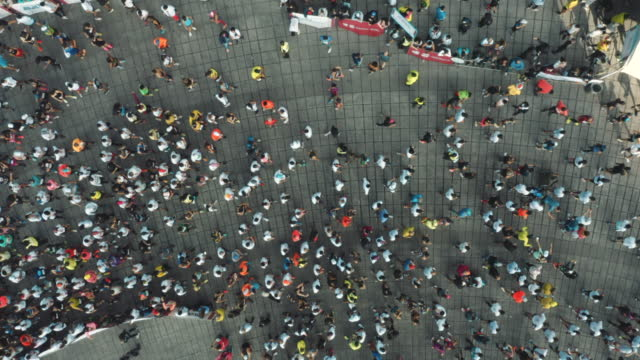
#> input picture img/crowd.jpg, 640 x 360 px
$ python Crowdmanage.py
#> lines starting #> are read from the running program, lines starting #| are printed output that depends on the picture; after the words box and inside, x2 and y2 are one past the last pixel; in counts of white or black regions, pixels touching at a corner belong together
import cv2
import numpy as np
from sklearn.cluster import KMeans
from sklearn.neighbors import KernelDensity

def km_seg(img, n_clusters=2):
    flattened_image = img.reshape((-1, 3))
    kmeans = KMeans(n_clusters=n_clusters)
    kmeans.fit(flattened_image)
    segmented_image = kmeans.cluster_centers_[kmeans.labels_]
    segmented_image = segmented_image.reshape(img.shape).astype(np.uint8)
    return segmented_image

def kde_den_pred(img):
    gray_image = cv2.cvtColor(img, cv2.COLOR_BGR2GRAY)
    kernel_size = 15
    density_map = cv2.GaussianBlur(gray_image, (kernel_size, kernel_size), 0)
    return density_map

def color_code_den(img, density_map, thresholds=(50, 100)):
    dense_mask = density_map > thresholds[1]
    medium_dense_mask = (density_map <= thresholds[1]) & (density_map > thresholds[0])
    low_dense_mask = density_map <= thresholds[0]


    dense_color = np.array([0, 200, 0])
    medium_dense_color = np.array([0, 165, 255])
    low_dense_color = np.array([0, 0, 200])

    color_coded_image = np.zeros_like(img)
    color_coded_image[dense_mask] = dense_color
    color_coded_image[medium_dense_mask] = medium_dense_color
    color_coded_image[low_dense_mask] = low_dense_color

    return color_coded_image

def main(image_path):
#> called with image_path = 'img/crowd.jpg'
    img = cv2.imread(image_path)
#> img is the input picture: shape (360, 640, 3); mean B, G, R 89.4, 93.6, 89.2

    seg_image = km_seg(img)
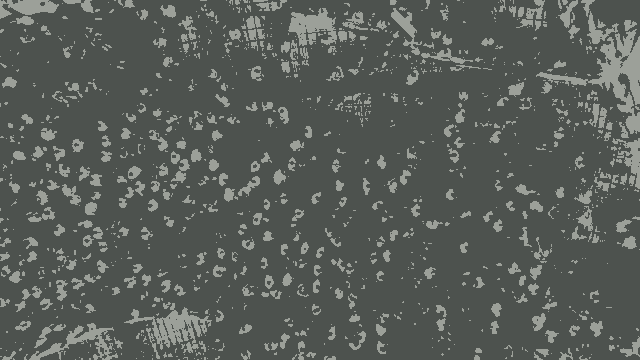
#> seg_image: shape (360, 640, 3); mean B, G, R 89, 93.4, 88.5

    den_map = kde_den_pred(img)
#> in kde_den_pred, `gray_image = cv2.cvtColor(img, cv2.COLOR_BGR2GRAY)`:
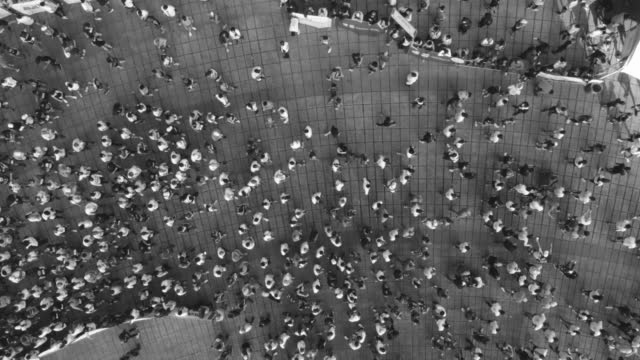
#> gray_image: shape (360, 640); min 15, max 255, mean 91.8
#> in kde_den_pred, `density_map = cv2.GaussianBlur(gray_image, (kernel_size, kernel_size),..`:
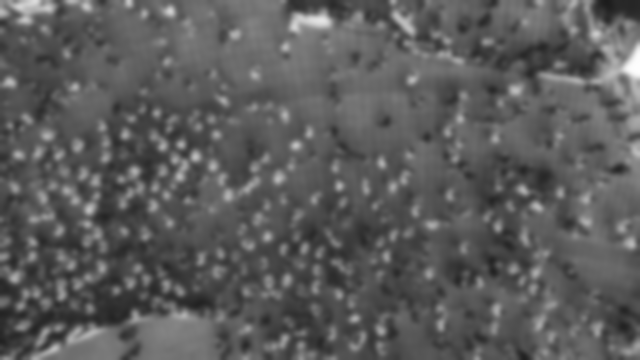
#> density_map: shape (360, 640); min 28, max 253, mean 91.8

    color_coded_img = color_code_den(img, den_map)
#> in color_code_den, `dense_mask = density_map > thresholds[1]`:
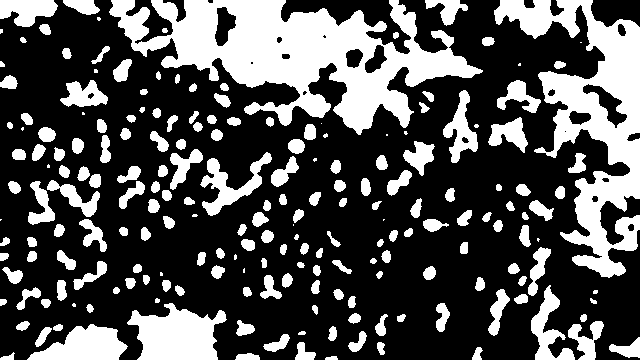
#> dense_mask: shape (360, 640) bool; 31.7% white; 204 white regions (24 under 20 px), largest, box (x1, y1, x2, y2) and area: (109, 0, 483, 135) 22134, (494, 0, 640, 278) 14817, (127, 303, 227, 360) 3737
#> in color_code_den, `medium_dense_mask = (density_map <= thresholds[1]) & (density_map > th..`:
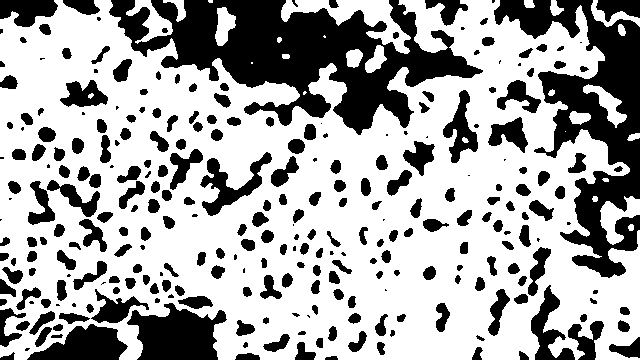
#> medium_dense_mask: shape (360, 640) bool; 66% white; 282 black regions (50 under 20 px), largest, box (x1, y1, x2, y2) and area: (109, 0, 483, 135) 22134, (494, 0, 640, 278) 14817, (127, 303, 227, 360) 3737
#> in color_code_den, `low_dense_mask = density_map <= thresholds[0]`:
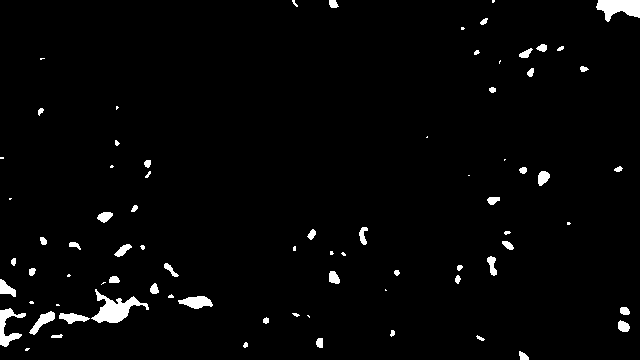
#> low_dense_mask: shape (360, 640) bool; 2.4% white; 78 white regions (26 under 20 px), largest, box (x1, y1, x2, y2) and area: (91, 289, 149, 323) 796, (596, 0, 640, 22) 628, (0, 308, 26, 347) 408
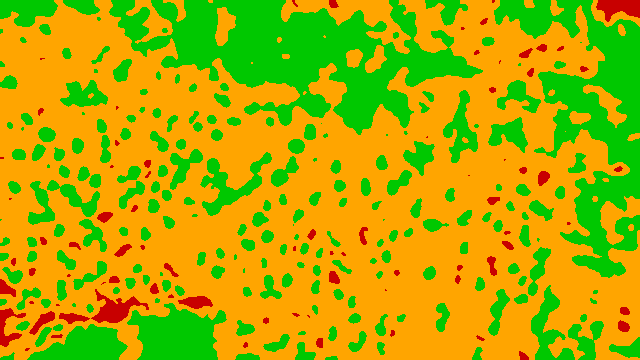
#> color_coded_img: shape (360, 640, 3); mean B, G, R 0, 172.2, 173

    cv2.imshow('Original Image', img)
    cv2.imshow('Segmented Image', seg_image)
    cv2.imshow('Density Map', den_map)
    cv2.imshow('Color Coded Density', color_coded_img)
    cv2.waitKey(0)
    cv2.destroyAllWindows()

if __name__ == "__main__":
    image_path = r"img/crowd.jpg"
    main(image_path)
